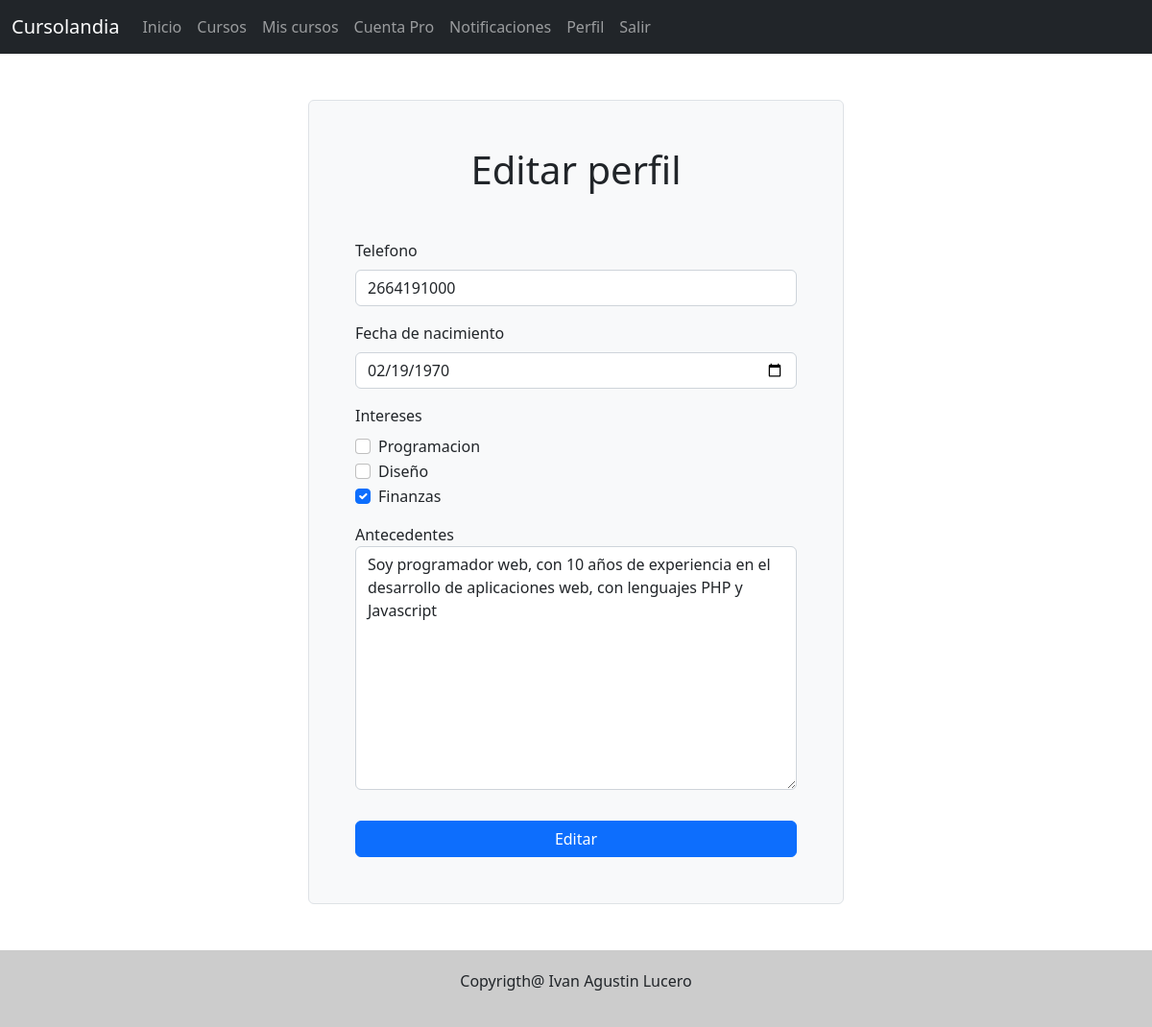
Screenshot of /perfil/editar (signed in) with the database file from the repository.
### tables this page shows
CREATE TABLE IF NOT EXISTS `usuarios` (
  `id` bigint(20) NOT NULL AUTO_INCREMENT,
  `nombre` varchar(45) NOT NULL,
  `contrasena` varchar(255) NOT NULL,
  `email` varchar(45) NOT NULL,
  `telefono` varchar(45) DEFAULT NULL,
  `fecha_nacimiento` varchar(45) DEFAULT NULL,
  `antecedentes` varchar(255) DEFAULT NULL,
  `imagen` varchar(45) DEFAULT NULL,
  `fecha_registro` datetime NOT NULL DEFAULT CURRENT_TIMESTAMP,
  `vencimiento_pro` date DEFAULT NULL,
  `roles_id` int(11) NOT NULL DEFAULT '1',
  PRIMARY KEY (`id`,`roles_id`),
  UNIQUE KEY `email_UNIQUE` (`email`),
  KEY `fk_usuarios_roles1_idx` (`roles_id`)
);

### libs/view.php (called while the page is built)
<?php
class View {
    function render($view) {
        require 'views/'.$view.".php";
    }
}
?>

### controllers/perfilController.php (called while the page is built, shortened)
<?php
class PerfilController extends Controller{
    function editar($errors = [])
    {
        $usuario = $this->model->getUser($_SESSION["id"]);
        $intereses = $this->model->getUserTags($_SESSION["id"]);
        $this->view->usuario = $usuario;
        $this->view->intereses = $intereses;
        $this->view->render('perfil/editar');
    }
}
?>

### index.php (called while the page is built, shortened)
<?php
require_once 'libs/database.php';
require_once 'libs/view.php';
$app = new App();
?>

### libs/database.php (called while the page is built)
<?php
class Database {
    private $host;
    private $db;
    private $user;
    private $password;
    private $charset;
    function __construct()
    {
        $this->host = constant('HOST');
        $this->db = constant('DB');
        $this->user = constant('USER');
        $this->password = constant('PASSWORD');
        $this->charset = constant('CHARSET');
    }
    function connect()
    {
        try
        {
            $connection = "mysql:host=".$this->host.";dbname=".$this->db.";charset=".$this->charset;
            $pdo = new PDO($connection, $this->user, $this->password);
            return $pdo;
        }
        catch(PDOException $ex){
            print_r($ex->getMessage());
        }
    }
}
?>

### models/perfilModel.php (called while the page is built, shortened)
<?php
class PerfilModel extends Model {
    function getUser ($id)
    {
        $query = $this->db->connect()->prepare(
            "SELECT * FROM usuarios
            WHERE id = :id
        ");
        try
        {
            if($query->execute(["id" => $id]))
            {
                $item = $query->fetch();
                return ($item);
            }
        }
        catch(PDOException $ex)
        {
            return $ex->getMessage();
        }
    }
}

### views/perfil/editar.php (the view, shortened to what this page needs)
<!DOCTYPE html>
<html lang="en">
<head>
</head>
<body>
    <?php require_once("views/header.php");?>
    <main class="container d-flex flex-column justify-content-center my-5 align-items-center">
        <form class="bg-light w-50 p-5 border rounded" action="<?php echo constant('URL') ?>perfil/editarPerfil" method="POST">
            <h1 class="mb-5 text-center">Editar perfil</h1>
            <div class="mb-3">
                <label for="telefono" class="form-label">Telefono</label>
                <input type="text" class="form-control" id="telefono" name="telefono" aria-describedby="telefono" value="<?php echo $this->usuario["telefono"]; ?>">
            </div>
            <div class="mb-3">
                <label for="fecha_nacimiento" class="form-label">Fecha de nacimiento</label>
                <input type="date" class="form-control" id="fecha_nacimiento" name="fecha_nacimiento" aria-describedby="fecha_nacimiento" value="<?php echo date('Y-m-d', strtotime($this->usuario['fecha_nacimiento'])) ?>">
            </div>
            <label for="intereses" class="form-label">Intereses</label>
            <div class="mb-3">
                <div class="form-check">
                    <input class="form-check-input" type="checkbox" name="programacion" id="flexCheckDefault" <?php if(isset($this->intereses) && in_array("programacion" ,$this->intereses)) echo "checked"; ?>>
                    <label class="form-check-label" for="flexCheckDefault">
                        Programacion
                    </label>
                </div>
                <div class="form-check">
                    <input class="form-check-input" type="checkbox" name="diseno" id="flexCheckDefault1" <?php if(isset($this->intereses) && in_array("diseño" ,$this->intereses)) echo "checked"; ?>>
                    <label class="form-check-label" for="flexCheckDefault1">
                        Diseño
                    </label>
                </div>
                <div class="form-check">
                    <input class="form-check-input" type="checkbox" name="finanzas" id="flexCheckDefault2" <?php if(isset($this->intereses) && in_array("finanzas" ,$this->intereses)) echo "checked"; ?>>
                    <label class="form-check-label" for="flexCheckDefault2">
                        Finanzas
                    </label>
                </div>
            </div>
            <div class="mb-3">
                <label for="antecedentes">Antecedentes</label>
                <textarea class="form-control" name="antecedentes" id="antecedentes" cols="30" rows="10"><?php echo $this->usuario["antecedentes"] ?></textarea>
            </div>
            <button type="submit" class="btn mt-3 w-100 btn-primary">Editar</button>
        </form>
    </main>
    <?php require_once("views/footer.php");?>
</body>
</html>

### public/css/default.css (style rules this page uses)
* { padding: 0; margin: 0; }

### rows the page displays
usuarios: telefono "2664191000", fecha_nacimiento "02/19/1970", antecedentes "Soy programador web, con 10 años de experiencia en el desarrollo de aplicaciones web, con lenguajes PHP y Javascript"
